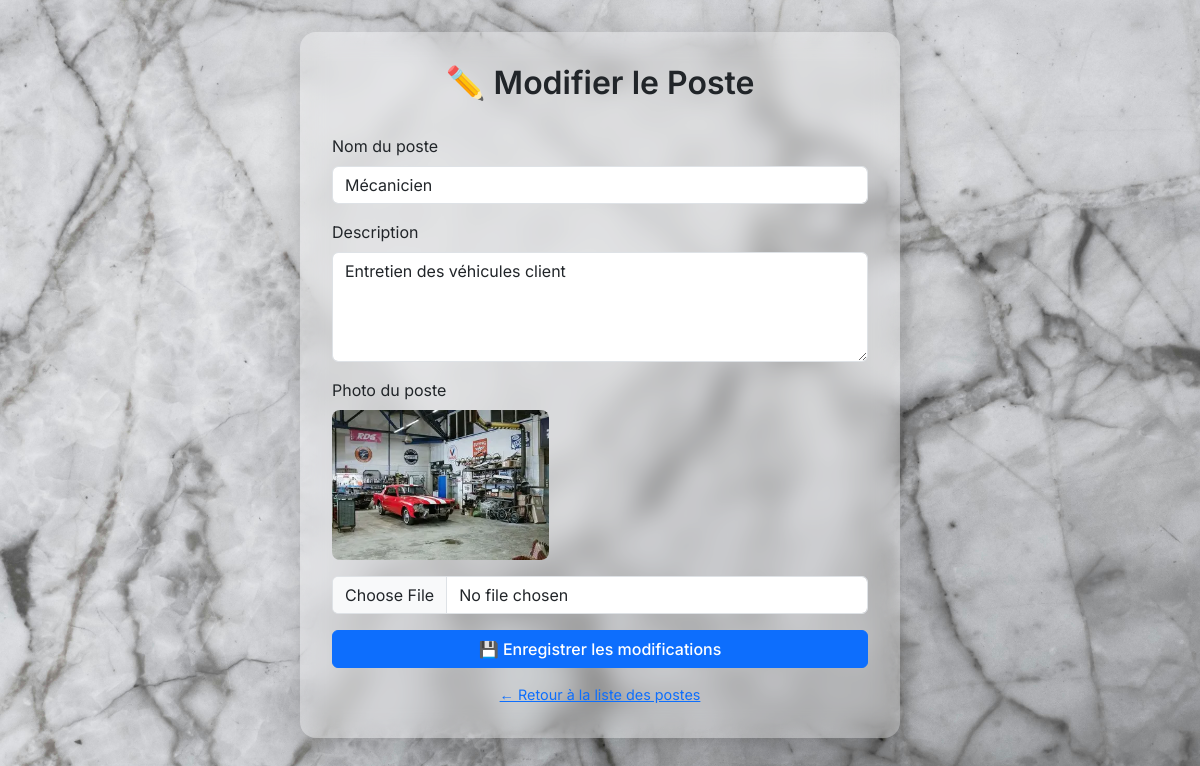
The page /modifier_poste/1 (signed in) on the database its author committed.
### models.py (models this page shows)
class Poste(db.Model):
    id = db.Column(db.Integer, primary_key=True)
    nom = db.Column(db.String(100), nullable=False)
    description = db.Column(db.Text, nullable=False)
    user_id = db.Column(db.Integer, db.ForeignKey('user.id'), nullable=False)
    taches = db.relationship('Tache', backref='poste', cascade="all, delete", lazy='dynamic')
    photo = db.Column(db.String(200))  # Nom du fichier image du poste
    photo_poste = db.Column(db.String(200))  # nom du fichier image dans /static/uploads
    risques = db.relationship('Risque', backref='poste', lazy=True)
    user = db.relationship('User', foreign_keys=[user_id], backref='postes_crees')

### app.py (the view, shortened to what this page needs)
@app.route('/modifier_poste/<int:id>', methods=['GET', 'POST'])
@login_required
def modifier_poste(id):
    poste = Poste.query.get_or_404(id)
    if poste.user_id != current_user.id:
        abort(403)
    return render_template('modifier_poste.html', poste=poste)

### app.py (called while the page is built)
@login_manager.user_loader
def load_user(user_id):
    return User.query.get(int(user_id))

### templates/modifier_poste.html (shortened to what this page needs)
<!DOCTYPE html>
<html lang="fr">
<head>
    <link href="https://cdn.jsdelivr.net/npm/bootstrap@5.3.0/dist/css/bootstrap.min.css" rel="stylesheet">
</head>
<body>
    <div class="form-container">
        <h2>✏️ Modifier le Poste</h2>
        <form method="POST" enctype="multipart/form-data">
            <div class="mb-3">
                <label for="nom" class="form-label">Nom du poste</label>
                <input type="text" id="nom" name="nom" class="form-control" value="{{ poste.nom }}" required>
            </div>
            <div class="mb-3">
                <label for="description" class="form-label">Description</label>
                <textarea id="description" name="description" class="form-control" rows="4" required>{{ poste.description }}</textarea>
            </div>
            <div class="mb-3">
                <label for="photo" class="form-label">Photo du poste</label>
                {% if poste.photo %}
                    <img src="{{ url_for('static', filename='uploads/' + poste.photo) }}" alt="Photo du poste" class="current-photo">
                {% endif %}
                <input type="file" class="form-control" id="photo" name="photo" accept="image/*">
            </div>
            <button type="submit" class="btn btn-primary">💾 Enregistrer les modifications</button>
        </form>
        <a href="{{ url_for('liste_postes') }}" class="btn-back">← Retour à la liste des postes</a>
    </div>
</body>
</html>

### templates/modifier_poste.html (style rules this page uses)
body { background-image: url('/static/marbre.jpg'); background-size: cover; background-position: center; font-family: 'Inter', sans-serif; margin: 0; padding: 2rem; }
.form-container { background: rgba(255, 255, 255, 0.25); backdrop-filter: blur(12px); border-radius: 1rem; padding: 2rem; max-width: 600px; margin: auto; box-shadow: 0 8px 32px rgba(0, 0, 0, 0.2); }
h2 { text-align: center; font-weight: 600; margin-bottom: 2rem; }
.btn-primary { width: 100%; font-weight: 500; }
.btn-back { display: block; text-align: center; margin-top: 1rem; font-size: 0.9rem; }
.current-photo { max-height: 150px; margin-bottom: 1rem; display: block; border-radius: 0.5rem; }

### rows shown on the page
Poste: nom "Mécanicien", description "Entretien des véhicules client", photo (picture)
